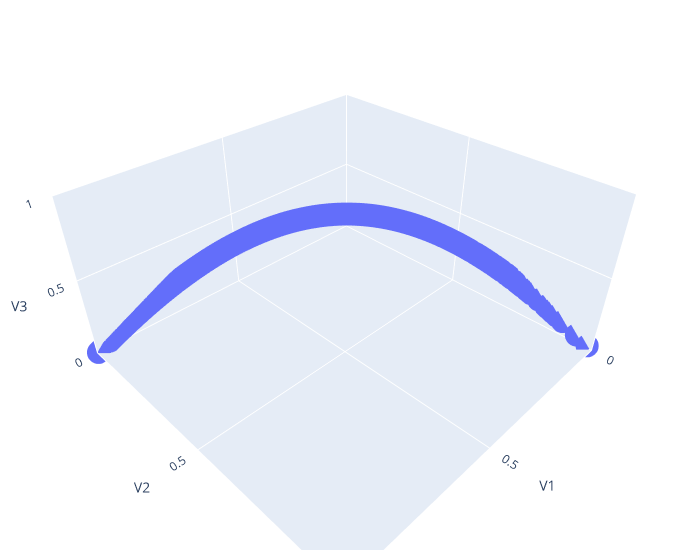

Notebook cell for this chart:
### Code cell
import plotly.express as px
import plotly.graph_objects as go

fig = go.Figure()

fig = px.scatter_3d(data, x='V1', y='V2', z='V3')
fig.update_layout(
    scene = dict(
        xaxis = dict(nticks=4, range=[0,1],),
                     yaxis = dict(nticks=4, range=[0,1],),
                     zaxis = dict(nticks=4, range=[0,1],),),
    width=700,
    margin=dict(r=20, l=10, b=10, t=10))
fig.show()

### Figure 1 — Plotly figure (JSON) as saved in the notebook; plotly's stock layout.template omitted (floating-point values rounded to 4 significant figures; data arrays with more than 128 entries replaced by an {"elided": "..."} marker saying what was removed)
{"data": [{"hovertemplate": "V1=%{x}<br>V2=%{y}<br>V3=%{z}<extra></extra>", "legendgroup": "", "marker": {"color": "#636efa", "symbol": "circle"}, "mode": "markers", "name": "", "scene": "scene", "showlegend": false, "type": "scatter3d", "x": {"elided": "1000 float values"}, "y": {"elided": "1000 float values"}, "z": {"elided": "1000 float values"}}], "layout": {"legend": {"tracegroupgap": 0}, "margin": {"b": 10, "l": 10, "r": 20, "t": 10}, "scene": {"domain": {"x": [0, 1], "y": [0, 1]}, "xaxis": {"nticks": 4, "range": [0, 1], "title": {"text": "V1"}}, "yaxis": {"nticks": 4, "range": [0, 1], "title": {"text": "V2"}}, "zaxis": {"nticks": 4, "range": [0, 1], "title": {"text": "V3"}}}, "width": 700}}
